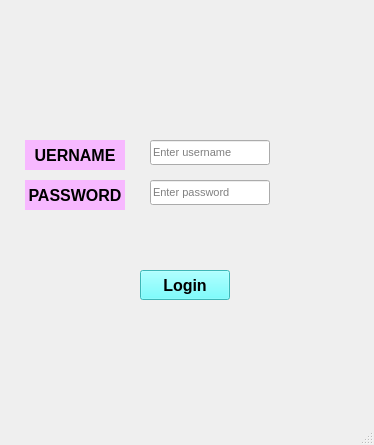
<?xml version="1.0" encoding="UTF-8"?>
<ui version="4.0">
 <class>ytb_login</class>
 <widget class="QMainWindow" name="ytb_login">
  <property name="geometry">
   <rect>
    <x>0</x>
    <y>0</y>
    <width>374</width>
    <height>445</height>
   </rect>
  </property>
  <property name="windowTitle">
   <string>LOGIN</string>
  </property>
  <widget class="QWidget" name="centralwidget">
   <widget class="QLabel" name="label">
    <property name="geometry">
     <rect>
      <x>25</x>
      <y>140</y>
      <width>100</width>
      <height>30</height>
     </rect>
    </property>
    <property name="font">
     <font>
      <family>Tahoma</family>
      <pointsize>12</pointsize>
      <weight>75</weight>
      <bold>true</bold>
     </font>
    </property>
    <property name="styleSheet">
     <string notr="true">background-color: rgb(247, 184, 255);</string>
    </property>
    <property name="text">
     <string>UERNAME</string>
    </property>
    <property name="alignment">
     <set>Qt::AlignCenter</set>
    </property>
   </widget>
   <widget class="QLabel" name="label_2">
    <property name="geometry">
     <rect>
      <x>25</x>
      <y>180</y>
      <width>100</width>
      <height>30</height>
     </rect>
    </property>
    <property name="font">
     <font>
      <family>Tahoma</family>
      <pointsize>12</pointsize>
      <weight>75</weight>
      <bold>true</bold>
     </font>
    </property>
    <property name="styleSheet">
     <string notr="true">background-color: rgb(247, 184, 255);</string>
    </property>
    <property name="text">
     <string>PASSWORD</string>
    </property>
    <property name="alignment">
     <set>Qt::AlignCenter</set>
    </property>
   </widget>
   <widget class="QLineEdit" name="username">
    <property name="geometry">
     <rect>
      <x>150</x>
      <y>140</y>
      <width>120</width>
      <height>25</height>
     </rect>
    </property>
    <property name="font">
     <font>
      <family>Tahoma</family>
      <pointsize>8</pointsize>
      <weight>50</weight>
      <bold>false</bold>
     </font>
    </property>
    <property name="placeholderText">
     <string>Enter username</string>
    </property>
   </widget>
   <widget class="QLineEdit" name="password">
    <property name="geometry">
     <rect>
      <x>150</x>
      <y>180</y>
      <width>120</width>
      <height>25</height>
     </rect>
    </property>
    <property name="font">
     <font>
      <family>Tahoma</family>
      <pointsize>8</pointsize>
      <weight>50</weight>
      <bold>false</bold>
     </font>
    </property>
    <property name="echoMode">
     <enum>QLineEdit::Password</enum>
    </property>
    <property name="placeholderText">
     <string>Enter password</string>
    </property>
   </widget>
   <widget class="QPushButton" name="bt_login">
    <property name="geometry">
     <rect>
      <x>140</x>
      <y>270</y>
      <width>90</width>
      <height>30</height>
     </rect>
    </property>
    <property name="font">
     <font>
      <family>Tahoma</family>
      <pointsize>12</pointsize>
      <weight>75</weight>
      <bold>true</bold>
     </font>
    </property>
    <property name="styleSheet">
     <string notr="true">background-color: rgb(85, 255, 255);</string>
    </property>
    <property name="text">
     <string>Login</string>
    </property>
   </widget>
  </widget>
  <widget class="QMenuBar" name="menubar">
   <property name="geometry">
    <rect>
     <x>0</x>
     <y>0</y>
     <width>374</width>
     <height>21</height>
    </rect>
   </property>
  </widget>
  <widget class="QStatusBar" name="statusbar"/>
 </widget>
 <resources/>
 <connections/>
</ui>
